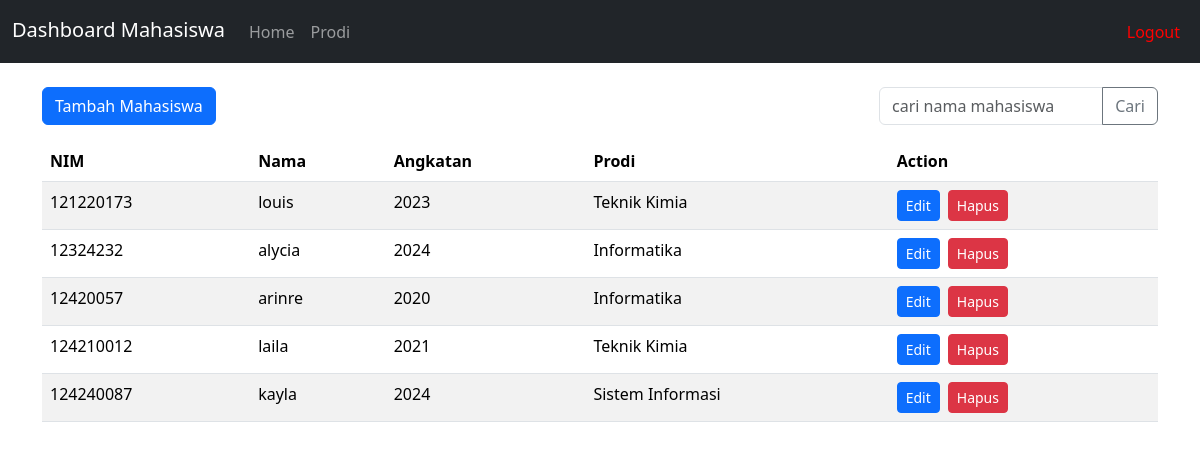
Screenshot of /home.php (signed in) with the database file from the repository.
### tables this page shows
CREATE TABLE `mahasiswa` (
  `nim` varchar(20) NOT NULL,
  `nama` varchar(100) DEFAULT NULL,
  `angkatan` int(10) DEFAULT NULL,
  `id_prodi` int(11) NOT NULL
);

CREATE TABLE `prodi` (
  `id_prodi` int(11) NOT NULL,
  `nama_prodi` varchar(100) DEFAULT NULL
);

### searching.php (called while the page is built, shortened)
<?php
include 'koneksi.php';
$search_query = "";
if (isset($_GET['search']) && !empty($_GET['search'])) {
    $search_query = $koneksi->real_escape_string($_GET['search']);
    $is_search = true;
    $sql_mahasiswa = "SELECT m.nim, m.nama, m.angkatan, p.nama_prodi, p.id_prodi
                      FROM mahasiswa m
                      JOIN prodi p ON m.id_prodi = p.id_prodi
                      WHERE m.nama LIKE '%$search_query%'";
} else {
    $sql_mahasiswa = "SELECT m.nim, m.nama, m.angkatan, p.nama_prodi, p.id_prodi
                      FROM mahasiswa m
                      JOIN prodi p ON m.id_prodi = p.id_prodi";
}
$result_mahasiswa = $koneksi->query($sql_mahasiswa);
?>

### home.php (the view, shortened to what this page needs)
<?php
include 'koneksi.php';
include 'searching.php';
?>
<!DOCTYPE html>
<html lang="en">
<head>
    <link href="https://cdn.jsdelivr.net/npm/bootstrap@5.3.3/dist/css/bootstrap.min.css" rel="stylesheet">
    <link rel="stylesheet" href="home.css">
</head>
<body>
    <nav class="navbar navbar-expand-lg navbar-dark bg-dark">
        <div class="container-fluid">
            <h3 class="navbar-brand">Dashboard Mahasiswa</h3>
            <div class="collapse navbar-collapse" id="navbarNav">
                <ul class="navbar-nav me-auto mb-2 mb-lg-0">
                    <li class="nav-item">
                        <a class="nav-link" aria-current="page" href="home.php">Home</a> </li>
                    <li class="nav-item">
                        <a class="nav-link" href="prodi.php">Prodi</a> </li>
                </ul>
                <ul class="navbar-nav">
                    <li class="nav-item">
                        <a class="nav-link logout-link" href="logout.php">Logout</a>
                    </li>
                </ul>
            </div>
        </div>
    </nav>
    <div class="container mt-4">
        <div class="d-flex justify-content-between align-items-center mb-3">
            <button type="button" class="btn btn-primary" data-bs-toggle="modal" data-bs-target="#addMahasiswaModal">
                Tambah Mahasiswa
            </button>
            <form action="home.php" method="GET" class="input-group w-25">
                <input type="text" class="form-control" placeholder="cari nama mahasiswa" aria-label="cari nama mahasiswa" name="search" value="<?php echo htmlspecialchars($search_query); ?>">
                <button class="btn btn-outline-secondary" type="submit">Cari</button>
            </form>
        </div>
        <div class="table-responsive">
            <table class="table table-striped table-hover">
                <thead>
                    <tr>
                        <th>NIM</th>
                        <th>Nama</th>
                        <th>Angkatan</th>
                        <th>Prodi</th>
                        <th>Action</th>
                    </tr>
                </thead>
                <tbody>
                    <?php
                    if ($result_mahasiswa->num_rows > 0) {
                        while ($row = $result_mahasiswa->fetch_assoc()) {
                            echo "<tr>";
                            echo "<td>" . htmlspecialchars($row['nim']) . "</td>";
                            echo "<td>" . htmlspecialchars($row['nama']) . "</td>";
                            echo "<td>" . htmlspecialchars($row['angkatan']) . "</td>";
                            echo "<td>" . htmlspecialchars($row['nama_prodi']) . "</td>";
                            echo "<td>";
                            echo "<a href='edit.php?nim=" . urlencode($row['nim']) . "' class='btn btn-primary btn-sm me-2'>Edit</a>";
                            echo "<a href='delete.php?nim=" . urlencode($row['nim']) . "' class='btn btn-danger btn-sm' onclick=\"return confirm('Yakin ingin menghapus data ini?');\">Hapus</a>";
                            echo "</td>";
                            echo "</tr>";
                        }
                    } else {
                        echo "<tr><td colspan='5' class='text-center'>Tidak ada data mahasiswa. Silakan tambahkan!</td></tr>";
                    }
                    ?>
                </tbody>
            </table>
        </div>
    </div>
</body>
</html>

### home.css (style rules this page uses)
.navbar-brand { padding-top: 10px; }
.nav-link.logout-link { color: red !important; }

### rows the page displays
mahasiswa: nim "121220173", nama "louis", angkatan "2023", id_prodi.nama_prodi "Teknik Kimia"
mahasiswa: nim "12324232", nama "alycia", angkatan "2024", id_prodi.nama_prodi "Informatika"
mahasiswa: nim "12420057", nama "arinre", angkatan "2020", id_prodi.nama_prodi "Informatika"
mahasiswa: nim "124210012", nama "laila", angkatan "2021", id_prodi.nama_prodi "Teknik Kimia"
mahasiswa: nim "124240087", nama "kayla", angkatan "2024", id_prodi.nama_prodi "Sistem Informasi"
